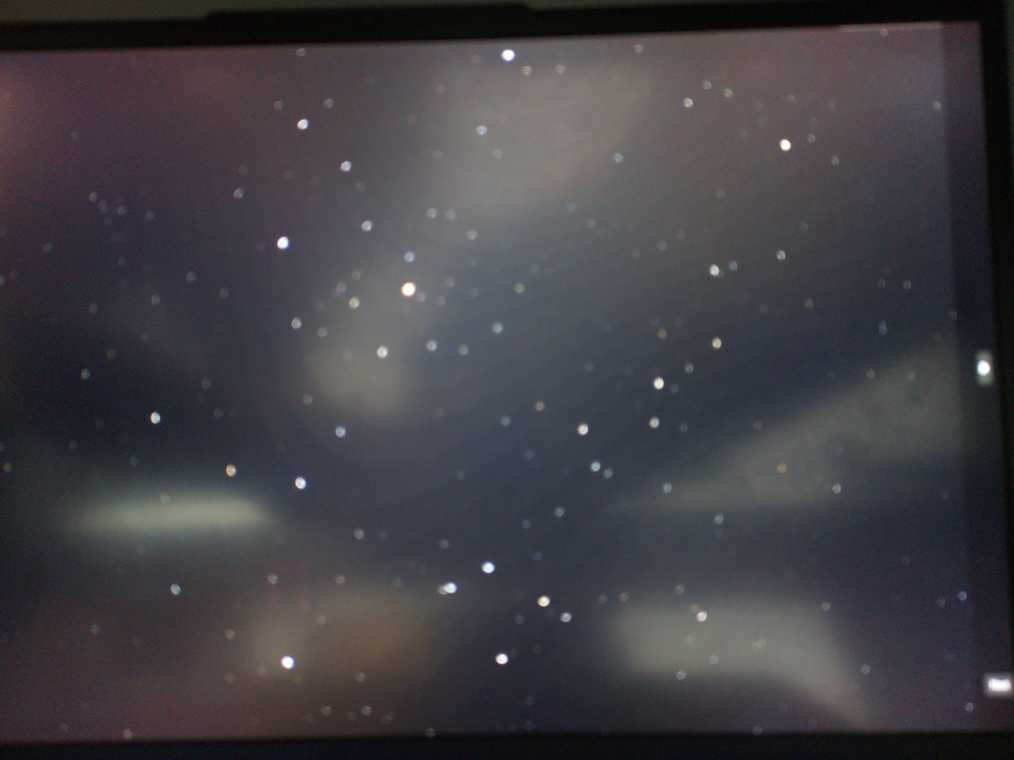
#> input picture src/image_pipeline/Taken Test Images/capture_starfield_1.jpg, 4056 x 3040 px, found by its file name (shown at 1/4 size)
$ python capture_star_vectors.py
#> lines starting #> are read from the running program, lines starting #| are printed output that depends on the picture; after the words box and inside, x2 and y2 are one past the last pixel; in counts of white or black regions, pixels touching at a corner belong together; long printed decimals are rounded
### src/config.py
"""
Simple configuration loader for AstroNav.
Loads config.yaml and provides default values.
"""
import yaml
from pathlib import Path
from typing import Dict, Any

# Default configuration values
DEFAULT_CONFIG = {
    "general": {
        "use_camera": True,
        "visualize": False,
        "image_path": "src/photos/5star_pairs_center.jpeg"
    },
    "star_processing": {
        "angle_tolerance": 0.1,
        "identification_limit": 40,
        "visualize_hip": True,
        "fov_degrees": 66.3
    },
    "star_detection": {
        "threshold_val": 180,
        "min_area": 15,
        "max_area": 500
    },
    "imu": {
        "enabled": True,
        "calibration_timeout": 30,
        "update_interval": 0.25
    },
    "tracking": {
        "image_tracking": True,
        "imu_tracking": True
    },
    "network": {
        "udp_ip": "127.0.0.1",
        "udp_port": 12345
    },
    "test_mode": {
        "enabled": False,
        "rotation_speed": 1.0,
        "update_interval": 0.5
    }
}

def load_config(config_path: str = None) -> Dict[str, Any]:
    """
    Load configuration from YAML file with fallback to defaults.

    Args:
        config_path: Path to config file. If None, looks for config.yaml in project root.

    Returns:
        Dictionary containing configuration values.
    """
    if config_path is None:
        # Look for config.yaml in project root
        project_root = Path(__file__).parent.parent
        config_path = project_root / "config.yaml"

    config_path = Path(config_path)

    # Start with default config
    config = DEFAULT_CONFIG.copy()

    # Load from file if it exists
    if config_path.exists():
        try:
            with open(config_path, 'r') as file:
                file_config = yaml.safe_load(file)
                if file_config:
                    # Merge file config with defaults (file config takes precedence)
                    config = _merge_configs(config, file_config)
                    print(f"Loaded configuration from: {config_path}")
        except Exception as e:
            print(f"Warning: Could not load config file {config_path}: {e}")
            print("Using default configuration.")
    else:
        print(f"No config file found at {config_path}, using defaults.")

    return config

# [9 lines left out: function _merge_configs, not called in this run]

def get_config_value(config: Dict[str, Any], key_path: str, default=None):
    """
    Get a configuration value using dot notation.

    Args:
        config: Configuration dictionary
        key_path: Dot-separated path (e.g., "general.use_camera")
        default: Default value if key not found

    Returns:
        Configuration value or default
    """
    keys = key_path.split('.')
    value = config

    try:
        for key in keys:
            value = value[key]
        return value
    except (KeyError, TypeError):
        return default

# Global config instance
_config = None

def get_config() -> Dict[str, Any]:
    """Get the global configuration instance."""
    global _config
    if _config is None:
        _config = load_config()
    return _config


# [3 lines that do not run on import are left out]

### src/image_pipeline/star_frame.py
import numpy as np
# A simple class which can handle some of the data handeling for the star vector components or angles
class StarFrame:

    def __init__(self, star_list):
        # star_list = [{"position": (x,y), "radius": r, "intensity": I, "vector": v_unit}]
        self.stars = star_list
        self._vectors = np.vstack([s["vector"] for s in self.stars])
        self._angle_matrix = None

    def vectors(self):
        return np.vstack([s["vector"] for s in self.stars])

    def intensities(self):
        return np.array([s["intensity"] for s in self.stars])

    def positions(self):
        return [s["position"] for s in self.stars]

    # [28 lines left out: functions angle_matrix, pair_list_angle, pair_list_intensity, not called in this run]

### src/image_pipeline/capture_star_vectors.py
import cv2
import numpy as np
import matplotlib.pyplot as plt
import sys
from pathlib import Path
sys.path.append(str(Path(__file__).parent))
from star_frame import StarFrame

# Import config system
sys.path.append(str(Path(__file__).parent.parent))
from config import get_config, get_config_value

def make_K_from_fov(w, h, fov_deg):
     """
     Build the camera intrinsic matrix from horizontal FOV.
     """
     fx = (h / 2.0) / np.tan(np.deg2rad(fov_deg / 2.0))
     fy = fx  # assume square pixels
     cx, cy = w / 2.0, h / 2.0
     K = np.array([ [fx, 0, cx],
                    [0,  fy, cy],
                    [0,   0,  1]], dtype=np.float64)
     return K

def pixels_to_unit_rays(pixels, K):
     """
     Convert 2D pixel coordinates to 3D unit direction vectors using the pinhole camera model.
     """
     fx, fy = K[0, 0], K[1, 1]
     cx, cy = K[0, 2], K[1, 2]
     rays = []

     for x, y in np.array(pixels).reshape(-1, 2):
          dx = (x - cx) / fx
          dy = (y - cy) / fy
          v = np.array([dx, dy, 1.0])
          rays.append(v / np.linalg.norm(v))

     return np.array(rays)

def calculate_angular_distances(star_data):
     """
     Calculate angular distances between all pairs of stars.
     """
     if len(star_data) < 2:
          return []

     angular_pairs = []
     vectors = [star["vector"] for star in star_data]

     for i in range(len(vectors)):
          for j in range(i + 1, len(vectors)):
               dot = np.dot(vectors[i], vectors[j])
               angle = np.arccos(np.clip(dot, -1, 1))
               angle_deg = np.degrees(angle)
               angular_pairs.append({
                    "star_i": i,
                    "star_j": j,
                    "position_i": star_data[i]["position"],
                    "position_j": star_data[j]["position"],
                    "angle_deg": angle_deg
               })

     return angular_pairs

def detect_stars(image_path, threshold_val=None, min_area=None, max_area=None, fov_deg=66, visualize=False):
     """
     Detect stars in an image and convert their positions to 3D unit vectors in camera coordinates.
     """
     # Load configuration
     config = get_config()

     # Use config values if parameters not provided
     if threshold_val is None:
          threshold_val = get_config_value(config, 'star_detection.threshold_val', 180)
     if min_area is None:
          min_area = get_config_value(config, 'star_detection.min_area', 15)
     if max_area is None:
          max_area = get_config_value(config, 'star_detection.max_area', 500)

     print(f"Detecting stars with fov_deg={fov_deg}, threshold={threshold_val}, min_area={min_area}, max_area={max_area}")
     img = cv2.imread(image_path, cv2.IMREAD_GRAYSCALE)
#> img: shape (3040, 4056); min 0, max 255, mean 64.3
     if img is None:
          raise FileNotFoundError(f"Image '{image_path}' not found.")

     h, w = img.shape
#> h = 3040; w = 4056
     print(f"Image shape : {img.shape}")
#| Image shape : (3040, 4056)
     cx, cy = w // 2, h // 2  # image center
#> cx = 2028; cy = 1520


     # Blur and threshold
     blurred = cv2.GaussianBlur(img, (3, 3), 0)  # smaller kernel for speed
     thresh = np.where(blurred > threshold_val, 255, 0).astype(np.uint8)
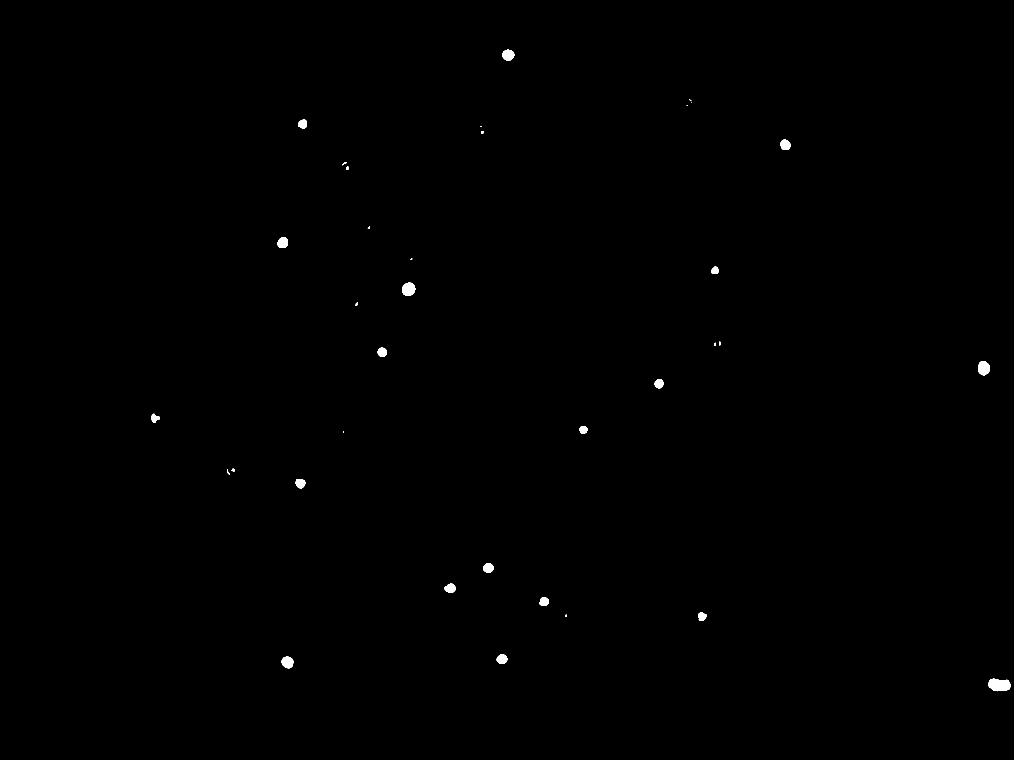
#> thresh: shape (3040, 4056) (shown at 1/4 size); 0.21% white; 36 white regions (6 under 20 px), largest, box (x1, y1, x2, y2) and area: (3954, 2714, 4042, 2765) 3421, (1608, 1131, 1661, 1184) 2206, (3912, 1444, 3960, 1502) 2098

     # Connected components = candidate star blobs
     num_labels, labels, stats, centroids = cv2.connectedComponentsWithStats(thresh)
#> labels: shape (3040, 4056) int32; 37 distinct labels, from 0 to 36
#> num_labels = 37; stats = 37 rows, first 6: [0, 0, 4056, 3040, 12303868], [2009, 199, 48, 44, 1625], [2757, 398, 8, 6, 15], [2766, 407, 2, 3, 4], [2747, 421, 3, 3, 8], [1192, 479, 36, 35, 962]; centroids = 37 pairs, first value 619.2 to 3997.1, second value 219.9 to 2739.7

     # Build intrinsic matrix
     K = make_K_from_fov(w, h, fov_deg)

     star_data = []
     for i in range(1, num_labels):  # skip background label 0
          area = stats[i, cv2.CC_STAT_AREA]
          if min_area <= area <= max_area:
               x, y = centroids[i]
               r = np.sqrt(area / np.pi)
               mask = (labels == i).astype(np.uint8)
               intensity = np.mean(img[mask == 1])

               # Project pixel to 3D unit ray
               vector = pixels_to_unit_rays([[x, y]], K)[0]  # Extract single vector from (1,3) array
               star_data.append({
                    "position": (x, y),
                    "radius": r,
                    "intensity": intensity,
                    "vector": vector
               })
               print(f"Star {len(star_data)-1}: Pos=({x:.2f}, {y:.2f}), Vec={vector}, I={intensity:.1f}")
#> this loop made 36 passes
#> (area, x, y, r, intensity, vector) on passes 7, 9, 10, 11, 13, 16, 18, 19, 26, 27, 33: (76, 1928.8, 529.6, 4.92, 185.7, [-0.039, -0.389, 0.92]), (77, 1377.4, 653.4, 4.95, 187.9, [-0.252, -0.336, 0.907]), (105, 1389.5, 672.4, 5.78, 189, [-0.248, -0.33, 0.911]), (55, 1475.7, 911, 4.18, 186.8, [-0.223, -0.245, 0.943]), (22, 1645.5, 1036.2, 2.65, 183.7, [-0.158, -0.2, 0.967]), (76, 1426.4, 1216.9, 4.92, 185.8, [-0.247, -0.124, 0.961]), (42, 2879.8, 1373.5, 3.66, 186.9, [0.341, -0.0587, 0.938]), (76, 2859.7, 1376.2, 4.92, 186.1, [0.334, -0.0578, 0.941]), (103, 933, 1880.5, 5.73, 188.9, [-0.42, 0.138, 0.897]), (69, 912.2, 1889.2, 4.69, 188, [-0.426, 0.141, 0.894]), (41, 2263.4, 2461.8, 3.61, 187, [0.0929, 0.372, 0.924])
#> area on passes 1, 5, 8, 12, 14, 15: 1625, 962, 1305, 1435, 660, 2206
#| Star 0: Pos=(2760.73, 400.20), Vec=[ 0.2718 -0.4153  0.8681], I=185.9
#| Star 1: Pos=(1928.79, 529.62), Vec=[-0.03901 -0.3894   0.9202], I=185.7
#| Star 2: Pos=(1377.40, 653.38), Vec=[-0.2522 -0.336  0.9075], I=187.9
#| Star 3: Pos=(1389.50, 672.35), Vec=[-0.2484   -0.3298  0.9108], I=189.0
#| Star 4: Pos=(1475.67, 911.00), Vec=[-0.2226 -0.2455  0.9435 ], I=186.8
#| Star 5: Pos=(1645.55, 1036.18), Vec=[-0.158 -0.1999  0.967], I=183.7
#| Star 6: Pos=(1426.45, 1216.89), Vec=[-0.247 -0.1244  0.961], I=185.8
#| Star 7: Pos=(2879.79, 1373.55), Vec=[ 0.3414 -0.0587  0.9381], I=186.9
#> (further printed lines are left out)
#> pass 2, in detect_stars, `mask = (labels == i).astype(np.uint8)`:
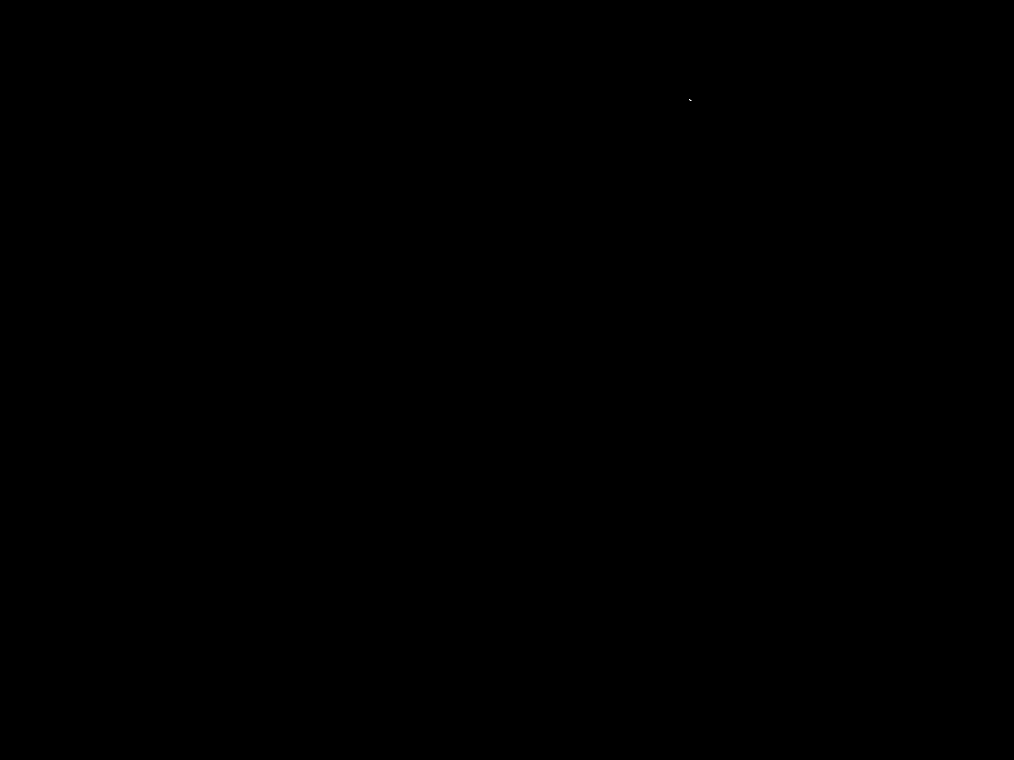
#> mask: shape (3040, 4056) (shown at 1/4 size); values 0 (black) and 1 (white), 0% white in thin lines or dots, all inside (x1, y1, x2, y2) = (2757, 398, 2765, 404)
#> after the loop, star_data = 13 items

     star_data.sort(key=lambda star: star["radius"], reverse=True)
     if visualize:
          visualize_results(img, thresh, star_data)
     return img, thresh, star_data

def visualize_results(img, thresh, star_data):
     fig, axs = plt.subplots(1, 3, figsize=(15, 5))
     axs[0].imshow(img, cmap='gray')
     axs[0].set_title("Original Image")
     axs[0].axis('off')

     axs[1].imshow(thresh, cmap='gray')
     axs[1].set_title("Brightest Stars Only")
     axs[1].axis('off')

     axs[2].imshow(img, cmap='gray')
     for star in star_data:
          x, y = star["position"]
          c = plt.Circle((x, y), star["radius"], color='lime', linewidth=2, fill=False)
          axs[2].add_patch(c)
     axs[2].set_title("Detected Stars")
     axs[2].axis('off')

     plt.tight_layout()
     plt.show()

if __name__ == "__main__":
     IMAGE_PATH = "/Users/michaelcaneff/Documents/University/Sofia University /Space Challenges/space-treckers/src/image_pipeline/Taken Test Images/capture_starfield_1.jpg"
     # IMAGE_PATH = "Taken Test Images/capture_starfield_1.jpg"
     IMAGE_PATH1 = "Taken Test Images/capture_starfield_extreme_1.jpg"
     IMAGE_PATH2 = "Taken Test Images/capture_starfield_extreme_2.jpg"
     if not Path(IMAGE_PATH).exists():
          print(f"Warning: Image not found at {IMAGE_PATH}")
          print("Available images in directory:")
          for img_file in Path().glob("Taken Test Images/*.jpg"):
               print(f"  - {img_file}")
          sys.exit(1)
     try:
          img, thresh, stars = detect_stars(IMAGE_PATH)
#> stars = 13 items
          print(f"Detected {len(stars)} stars.")
#| Detected 13 stars.

          if stars:
               sf = StarFrame(stars)
#> in __init__, `self._vectors = np.vstack([s["vector"] for s in self.stars])`: self._vectors = 13 rows, first 8: [-0.248, -0.33, 0.911], [-0.42, 0.138, 0.897], [-0.252, -0.336, 0.907], [-0.039, -0.389, 0.92], [-0.247, -0.124, 0.961], [0.334, -0.0578, 0.941], [-0.426, 0.141, 0.894], [-0.223, -0.245, 0.943]
               visualize_results(img, thresh, stars)
#> the loop in visualize_results, `for star in star_data:` made 13 passes
#> (x, y) on passes 1 to 12: (1389.5, 672.4), (933, 1880.5), (1377.4, 653.4), (1928.8, 529.6), (1426.4, 1216.9), (2859.7, 1376.2), (912.2, 1889.2), (1475.7, 911), (2879.8, 1373.5), (2263.4, 2461.8), (1645.5, 1036.2), (1372.9, 1727.9)
#> in visualize_results, `plt.show()`:
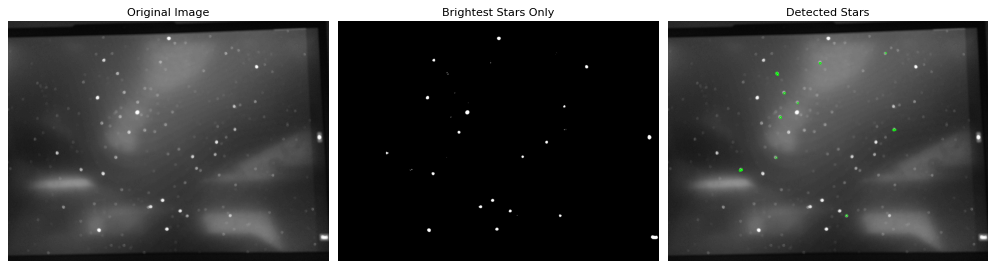
#> figure drawn by matplotlib, 3 panels
          else:
               print("No stars to process")
     except FileNotFoundError as e:
          print(f"Error: {e}")
          print("Please check that the image file exists and the path is correct")
          sys.exit(1)
